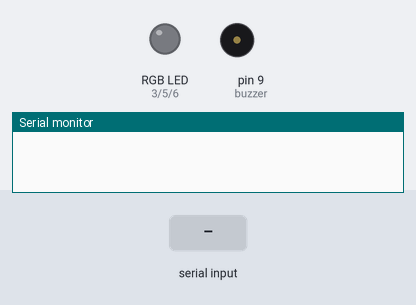
The sketch below on a simulated Arduino Uno, built with avr-gcc and run on an emulated ATmega328P. On the bench: an RGB LED mixed from three pins (HIGH = lit), buzzer (waves = sounding), the last lines printed to the serial monitor. The inputs (shaded band) are chosen by the test bench.

Above: at 1.2 s.
1.3 s: "p" received over Serial
At 2.4 s:
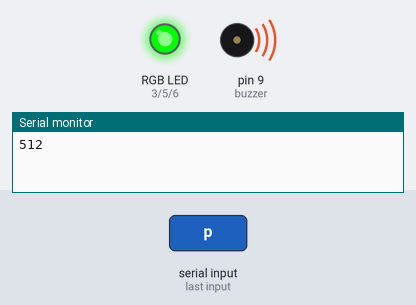
Timing chart, 0 to 4.3 s (numbered marks = the images above; inputs shaded):
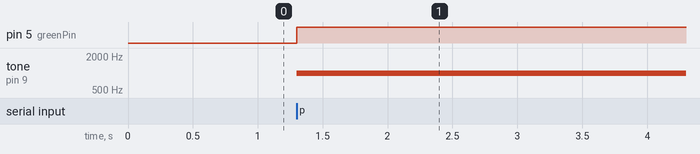

Measured:
- after the input at 1.3 s, pin 5 (greenPin): LOW → HIGH at once; tone on pin 9 (buzzer): silent → 1000 Hz at once

The sketch:

Video_Game_Sensors.ino
```cpp
// Arduino CODE TO CONTROL VARIOUS GAME SENSORS AND BUTTONS

// Sensors to use: Water Level Sensor,Joystick
// Sounds devices: Active Buzzer
// Animations: RGB LED - RED,YELLOW,GREEN

//Water Level Sensor
const int water = A0; //Water Level Sensor AO pin to Arduino pin A0
int water_val;     		 //Variable to store the incomming data

//Buzzer Sound
const int buzzer = 9; //buzzer to arduino pin 9


// RGB LED
int redPin = 3;
int greenPin = 5;
int bluePin = 6;

int s_data = 0;
void setup()
{
	pinMode(buzzer, OUTPUT); // Set buzzer - pin 9 as an output
        pinMode(redPin,OUTPUT);
        pinMode(greenPin,OUTPUT);
        pinMode(bluePin,OUTPUT);
  //Begin serial communication
	Serial.begin(9600);
}

void loop()
{
  while(Serial.available() ==0);
  char c = Serial.read();
  if (c =='p'){
        tone(buzzer, 1000); // Send 1KHz sound signal...
	water_val = analogRead(water); //Read data from analog pin and store it to value variable
	Serial.println(water_val);
        if (water_val<=50){
                analogWrite(redPin,255);
                analogWrite(greenPin,0);
                analogWrite(bluePin,0);

	}
	else if (water_val> 50){
                analogWrite(redPin,0);
                analogWrite(greenPin,255);
                analogWrite(bluePin,0);
	}
  }

}
```
